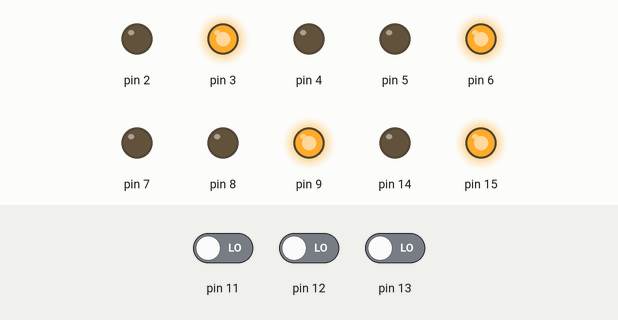
This sketch was run on a simulated Arduino Uno, built with avr-gcc and run on an emulated ATmega328P. Shown: output pins drawn as LEDs (lit = HIGH). Inputs (shaded band) come from the test bench; at power-on: pin 11 LOW, pin 12 LOW, pin 13 LOW. Pins used as bus, display or sensor lines are not drawn.

Above: at 6.8 s.
6.9 s: pin 11 driven HIGH
At 10.1 s:
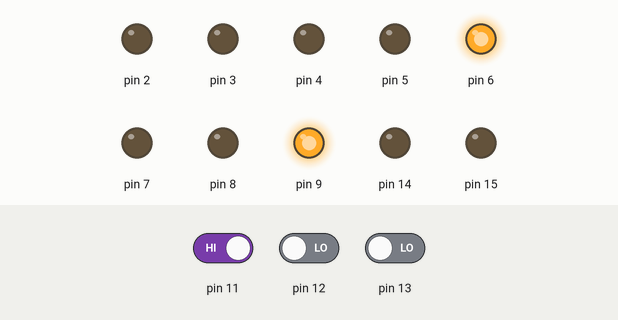
10.8 s: pin 12 driven HIGH
At 12.4 s:
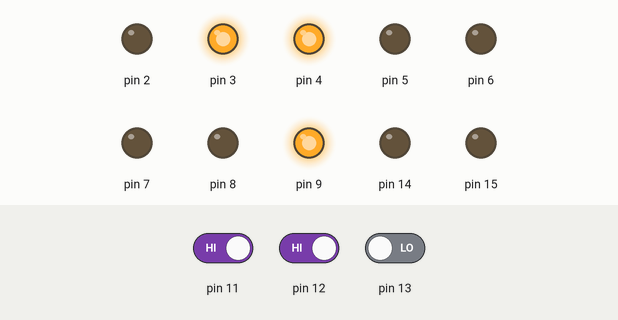
14.7 s: pin 13 driven HIGH
At 15.9 s:
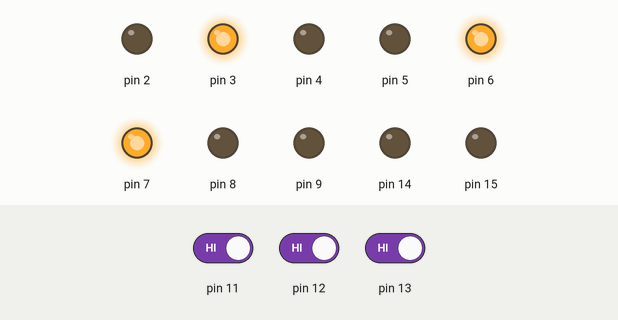
18.6 s: pin 13 driven LOW
At 21.7 s:
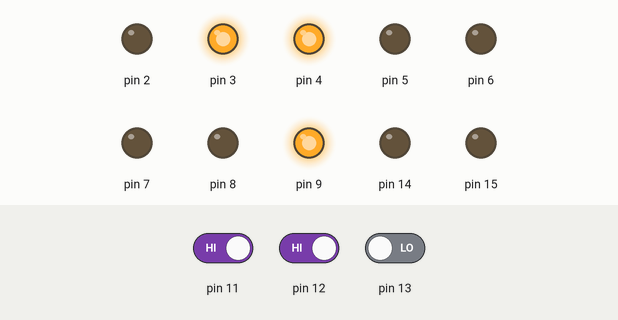
22.5 s: pin 12 driven LOW
At 25.1 s:
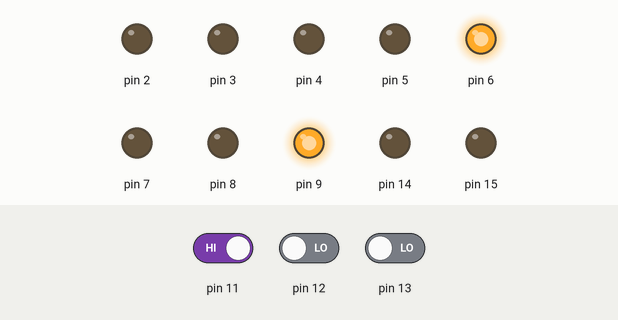
Timing chart, 0 to 26.6 s (numbered marks = the images above; inputs shaded):
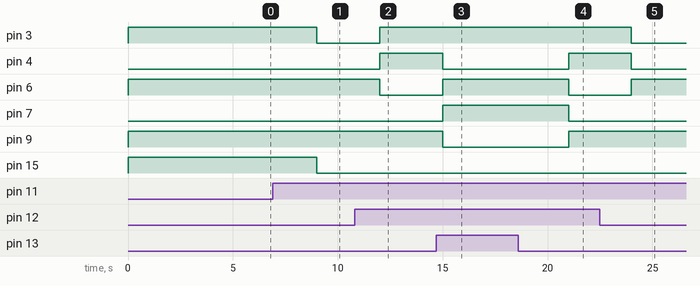

Measured:
- after the input at 6.9 s, pin 3, pin 15: HIGH → LOW after 2.1 s
- after the input at 10.8 s, pin 3, pin 4: LOW → HIGH after 1.2 s; pin 6: HIGH → LOW after 1.2 s
- after the input at 14.7 s, pin 4, pin 9: HIGH → LOW after 0.30 s; pin 6, pin 7: LOW → HIGH after 0.30 s
- after the input at 18.6 s, pin 4, pin 9: LOW → HIGH after 2.4 s; pin 6, pin 7: HIGH → LOW after 2.4 s
- after the input at 22.5 s, pin 3, pin 4: HIGH → LOW after 1.5 s; pin 6: LOW → HIGH after 1.5 s

The sketch:

IR_sensor.ino
```cpp
int sensor [] = {13, 12, 11, 10, 9, 8,7, 6, 5, 4, 3, 2, 1, 0, 14, 15};


void setup() {
 pinMode(13, INPUT);
 pinMode(12, INPUT);
 pinMode(11, INPUT);
 pinMode(10, INPUT);
 pinMode(9, OUTPUT);
 pinMode(8, OUTPUT);
 pinMode(7, OUTPUT);
 pinMode(6, OUTPUT);
 pinMode(5, OUTPUT);
 pinMode(4, OUTPUT);
 pinMode(3, OUTPUT);
 pinMode(2, OUTPUT);
 pinMode(1, OUTPUT);
 pinMode(0, OUTPUT);
 pinMode(14, OUTPUT);
 pinMode(15, OUTPUT);
 Serial.begin(9600);

}

void loop() {
 if (digitalRead(13) == HIGH)
 {
  digitalWrite(7, HIGH); //987 //654 //321 //0 14 15
  digitalWrite(6, HIGH);
  digitalWrite(3, HIGH);
  digitalWrite(0, HIGH);
  digitalWrite(9, LOW);
 digitalWrite(8, LOW);
 digitalWrite(5, LOW);
 digitalWrite(4, LOW);
 digitalWrite(2, LOW);
 digitalWrite(1, LOW);
 digitalWrite(14, LOW);
 digitalWrite(15, LOW);
  delay(3000);

  }
  else if (digitalRead(12) == HIGH) //987 //654 //321 //0 14 15
  {
    digitalWrite(9, HIGH);
  digitalWrite(4, HIGH);
  digitalWrite(3, HIGH);
  digitalWrite(0, HIGH);
  digitalWrite(8, LOW);
 digitalWrite(7, LOW);
 digitalWrite(6, LOW);
 digitalWrite(5, LOW);
 digitalWrite(2, LOW);
 digitalWrite(1, LOW);
 digitalWrite(14, LOW);
 digitalWrite(15, LOW);
  delay(3000);
    }
   else if (digitalRead(11) == HIGH)
  {
    digitalWrite(9, HIGH);
  digitalWrite(6, HIGH);
  digitalWrite(1, HIGH);
  digitalWrite(0, HIGH);
   digitalWrite(8, LOW);
 digitalWrite(7, LOW);
 digitalWrite(5, LOW);
 digitalWrite(4, LOW);
 digitalWrite(2, LOW);
 digitalWrite(3, LOW);
 digitalWrite(14, LOW);
 digitalWrite(15, LOW);
  delay(3000);
  }
  else
  {
    digitalWrite(9, HIGH);
  digitalWrite(6, HIGH);
  digitalWrite(3, HIGH);
  digitalWrite(15, HIGH);
  digitalWrite(8, LOW);
 digitalWrite(7, LOW);
 digitalWrite(5, LOW);
 digitalWrite(4, LOW);
 digitalWrite(2, LOW);
 digitalWrite(1, LOW);
 digitalWrite(0, LOW);
 digitalWrite(14, LOW);
  delay(3000);
  }
}
```
